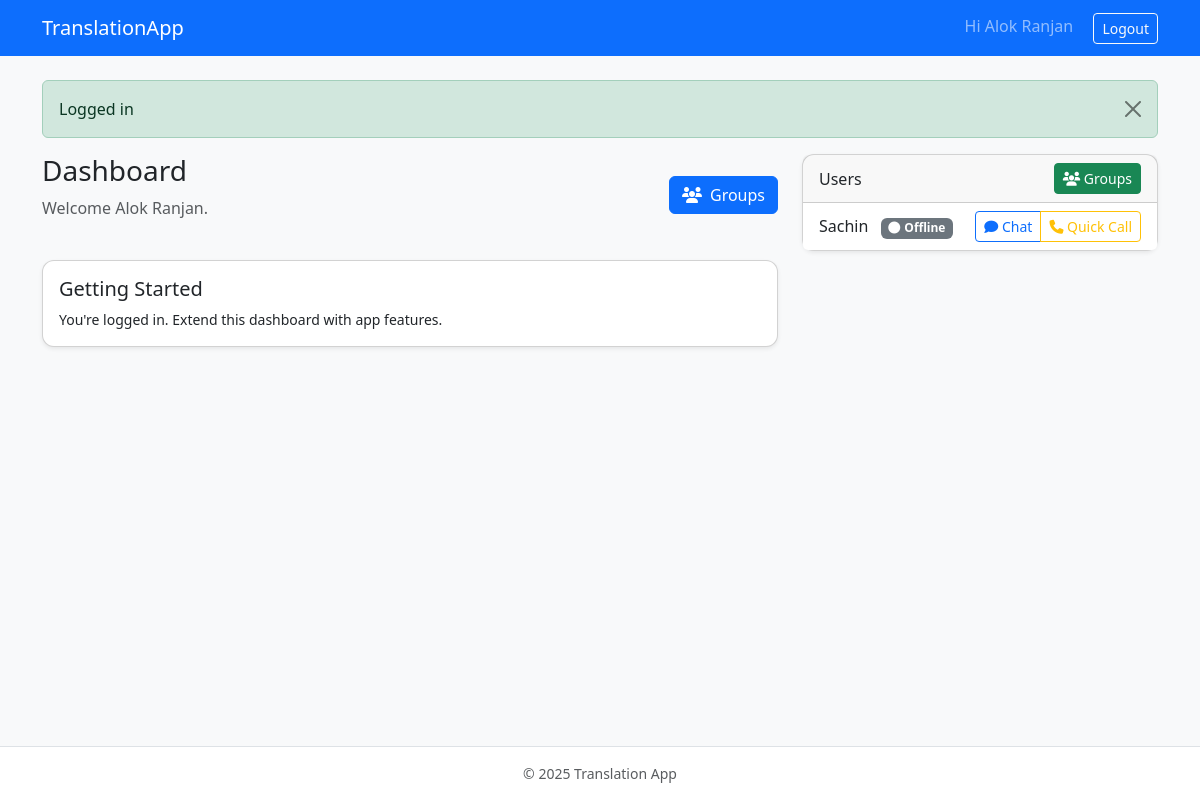
Page / (signed in) on the earlier database version.
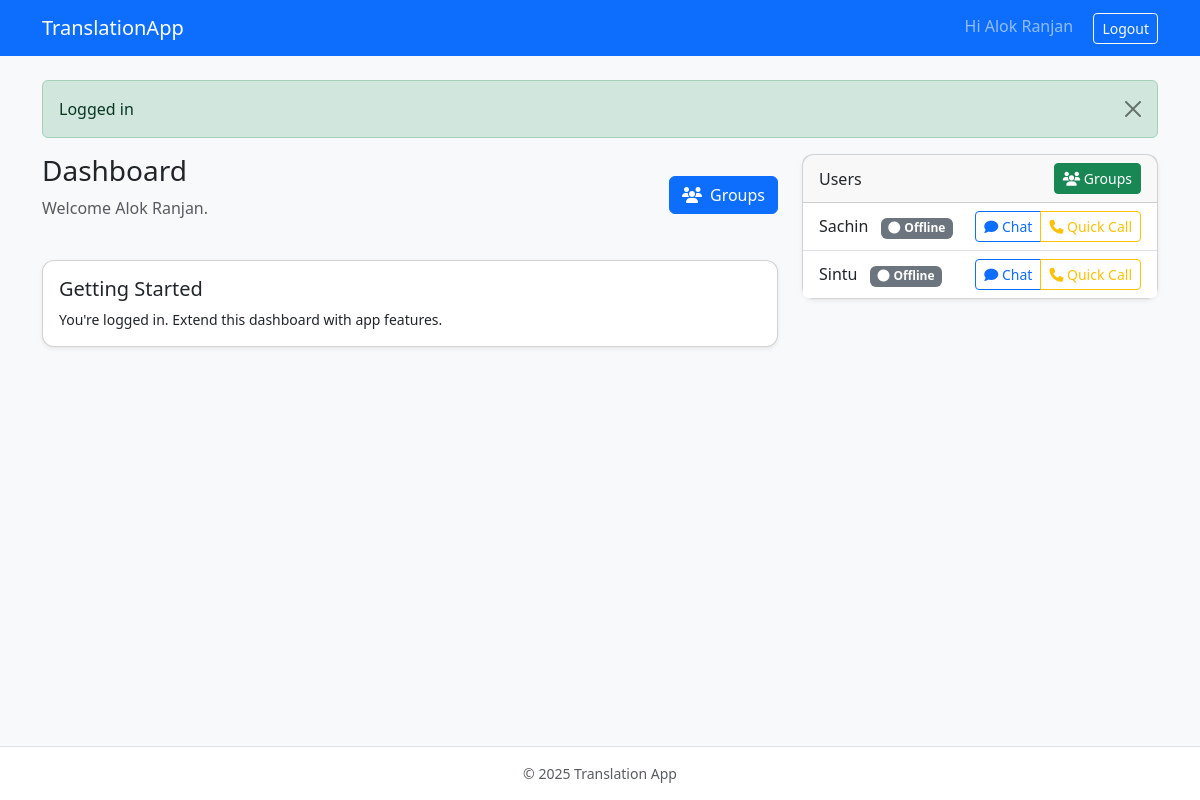
Same page on the later database version.
### app/models/user.py (models this page shows, shortened)
class User(Base):
    __tablename__ = "users"
    id = Column(Integer, primary_key=True, index=True)          # user_id
    email = Column(String(100), unique=True, index=True, nullable=False)
    full_name = Column(String(100), nullable=True)
    hashed_password = Column(String(255), nullable=False)
    is_active = Column(Boolean, nullable=False, server_default=text('1'))  # restore to match existing table
    preferred_language = Column(String(10), nullable=False, default="en")  # NEW
    created_at = Column(DateTime(timezone=True), server_default=func.now())
    messages = relationship("Message", back_populates="sender", cascade="all,delete")
    memberships = relationship("ChatroomMember", back_populates="user", cascade="all,delete")
    created_groups = relationship("Group", back_populates="creator")
    groups = relationship("Group", secondary="group_members", back_populates="members")

### app/main.py (the view)
@app.get("/", response_class=HTMLResponse)
async def index(request: Request, user: User | None = Depends(get_current_ui_user), db: Session = Depends(get_db)):
    if user:
        from .services.presence_manager import presence_manager
        await presence_manager.update_user_general_activity(user.id, "dashboard")
        token = request.session.get("token")
        other_users = db.query(User).filter(User.id != user.id).all()
        response = templates.TemplateResponse(
            "dashboard.html",
            {
                "request": request,
                "user": user,
                "title": "Dashboard",
                "other_users": other_users,
                "token": token,  # Add token for API calls
            },
        )
        response.headers["Cache-Control"] = "no-cache, no-store, must-revalidate"
        response.headers["Pragma"] = "no-cache"
        response.headers["Expires"] = "0"
        return response
    response = RedirectResponse(url="/login", status_code=302)
    response.headers["Cache-Control"] = "no-cache, no-store, must-revalidate"
    response.headers["Pragma"] = "no-cache"
    response.headers["Expires"] = "0"
    return response

### app/templates/dashboard.html (shortened to what this page needs)
{% extends 'base.html' %}
{% block content %}
<div class="row">
  <div class="col-lg-8">
    <div class="mb-4">
      <div class="d-flex justify-content-between align-items-center">
        <div>
          <h1 class="h3">Dashboard</h1>
          <p class="text-muted">Welcome {{ user.full_name or user.email }}.</p>
        </div>
        <div class="btn-group">
          <a href="/groups" class="btn btn-primary">
            <i class="fas fa-users me-2"></i>Groups
          </a>
        </div>
      </div>
    </div>
    <div class="card shadow-sm">
      <div class="card-body">
        <h5 class="card-title">Getting Started</h5>
        <p class="card-text small">You're logged in. Extend this dashboard with app features.</p>
      </div>
    </div>
  </div>
  <div class="col-lg-4">
    <div class="card shadow-sm mb-3">
      <div class="card-header d-flex justify-content-between align-items-center">
        <span>Users</span>
        <div class="btn-group btn-group-sm">
          <a class="btn btn-success" href="/groups">
            <i class="fas fa-users"></i> Groups
          </a>
        </div>
      </div>
      <ul class="list-group list-group-flush" id="user-list">
        {% if other_users %}
          {% for u in other_users %}
            <li class="list-group-item d-flex justify-content-between align-items-center">
              <div>
                <span>{{ u.full_name or u.email }}</span>
                <small id="status-{{ u.id }}" class="badge bg-secondary small ms-2">
                </small>
              </div>
              <div class="btn-group btn-group-sm">
                <a class="btn btn-outline-primary" href="/chat/{{ u.id }}">
                  <i class="fas fa-comment"></i> Chat
                </a>
                <button class="btn btn-outline-warning" onclick="handleQuickCall({{ u.id }}, '{{ u.full_name or u.email }}', this)">
                  <i class="fas fa-phone"></i> Quick Call
                </button>
              </div>
            </li>
          {% endfor %}
        {% else %}
          <li class="list-group-item small text-muted">No other users yet.</li>
        {% endif %}
      </ul>
    </div>
  </div>
</div>
{% endblock %}

### app/templates/base.html (shortened to what this page needs)
<!DOCTYPE html>
<html lang="en">
<head>
  <link href="https://cdn.jsdelivr.net/npm/bootstrap@5.3.3/dist/css/bootstrap.min.css" rel="stylesheet">
  <link rel="stylesheet" href="https://cdnjs.cloudflare.com/ajax/libs/font-awesome/6.5.1/css/all.min.css" />
  <link rel="stylesheet" href="/static/css/app.css" />
</head>
<body class="bg-light d-flex flex-column min-vh-100">
<nav class="navbar navbar-expand-lg navbar-dark bg-primary mb-4">
  <div class="container">
    <a class="navbar-brand" href="/">TranslationApp</a>
    <div>
      {% if user %}
        <span class="navbar-text me-3">Hi {{ user.full_name or user.email }}</span>
        <a class="btn btn-outline-light btn-sm" href="/logout" onclick="handleLogout(event)">Logout</a>
      {% else %}
        <a class="btn btn-outline-light btn-sm me-2" href="/login">Login</a>
        <a class="btn btn-light btn-sm" href="/register">Register</a>
      {% endif %}
    </div>
  </div>
</nav>
<main class="flex-fill">
  <div class="container">
    {% with messages = request.session.pop('flash', []) if request and request.session else [] %}
      {% if messages %}
        {% for cat, msg in messages %}
          <div class="alert alert-{{ cat }} alert-dismissible fade show" role="alert">{{ msg }}<button type="button" class="btn-close" data-bs-dismiss="alert"></button></div>
        {% endfor %}
      {% endif %}
    {% endwith %}
    {% block content %}{% endblock %}
  </div>
</main>
<footer class="mt-auto py-3 bg-white border-top">
  <div class="container text-center text-muted small">&copy; {{ 2025 }} Translation App</div>
</footer>
</body>
</html>

### app/static/css/app.css (style rules this page uses)
.card { border-radius: .75rem; }

Differences in the rows shown:
added User: full_name "Sintu"
